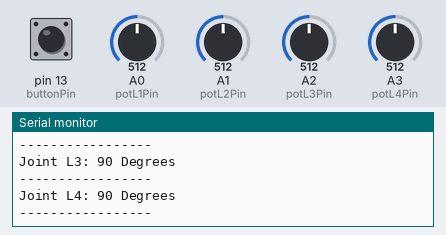
Bench run of a sketch on a simulated Arduino Uno, built with avr-gcc and run on an emulated ATmega328P. Shown: the last lines printed to the serial monitor. The inputs (shaded band) are chosen by the test bench; at power-on: A0 (potL1Pin) = 512, pin 13 (buttonPin) LOW, A1 (potL2Pin) = 512, A2 (potL3Pin) = 512, A3 (potL4Pin) = 512.

Above: at 6.2 s.
6.3 s: A0 (potL1Pin) set to 584
At 6.36 s:
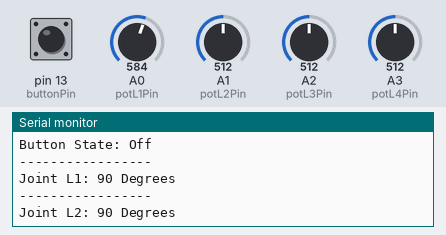
9.3 s: A0 (potL1Pin) set to 559
At 9.36 s:
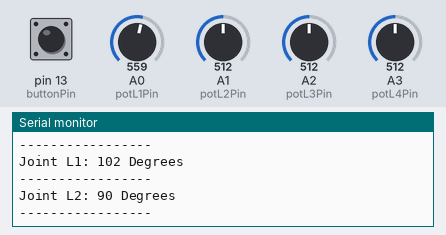
Timing chart, 0 to 12.3 s (numbered marks = the images above; inputs shaded):
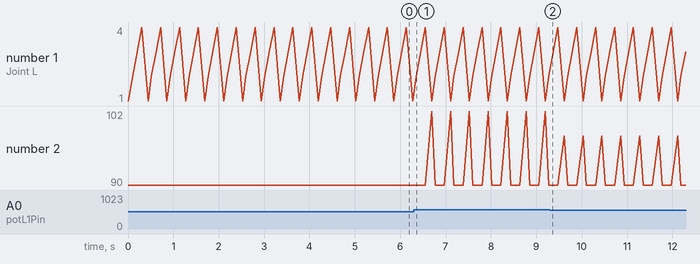

Measured:
- the behaviour switches between 569 and 568 on A0 (potL1Pin) (found by bisection; images 1 and 2)

The sketch:

Controller_Testing.ino
```cpp
// This code is for testing the controller potentiometers

// Variable Declarations

// End Effector Input, Output and State
int buttonPin = 13;
int buttonVal = 0;
String state = "";

// Potentiometer Inputs
int potL1Pin = A0;
int potL2Pin = A1;
int potL3Pin = A2;
int potL4Pin = A3;

// Setup
void setup() {
  // Starts Serial Monitor
  Serial.begin(9600);
  // Initializes button pin as Input
  pinMode(buttonPin, INPUT);
}

// Main Program
void loop() {
  // Reads potentiometer angle
  PotAngle(potL1Pin);
  PotAngle(potL2Pin);
  PotAngle(potL3Pin);
  PotAngle(potL4Pin);
  ButtonState();
}

// End Effector State Reader
void ButtonState(){
  // Stores button state
  buttonVal = digitalRead(buttonPin);

  //
  if (buttonVal == HIGH){
    state = "On";
  }
  else if (buttonVal == LOW){
    state = "Off";
  }
  Serial.print("Button State: ");
  Serial.println(state);
  Serial.println("-----------------");
}

// PotAngle Reader
void PotAngle(int potIn){
  int potVal = analogRead(potIn);
  int degrees = map(potVal, 0, 1023, 0, 180);

  String potName;
  switch(potIn){
    case A0: potName = "Joint L1"; break;
    case A1: potName = "Joint L2"; break;
    case A2: potName = "Joint L3"; break;
    case A3: potName = "Joint L4"; break;
    default: potName = "Unknown Pot";
  }

    Serial.print(potName);
    Serial.print(": ");
    Serial.print(degrees);
    Serial.println(" Degrees");
    Serial.println("-----------------");
    delay(100);
}
```
